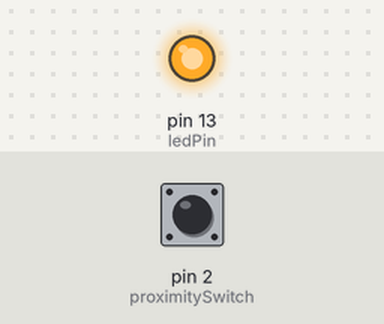
A sketch run on a simulated Arduino Uno, built with avr-gcc and run on an emulated ATmega328P. Shown: output pins drawn as LEDs (lit = HIGH). Inputs (shaded band) come from the test bench; at power-on: pin 2 (proximitySwitch) LOW.

Above: at 1.0 s.
Timing chart, 0 to 2.5 s (numbered marks = the images above):
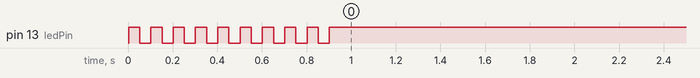

The sketch:

proximity_switch_2_fc-51_.ino
```cpp
const byte     proximitySwitch   = 2;     //пин с прирыванием
const byte     ledPin            = 13;    // номер вывода со светодиодом
byte           ledState          = LOW;
bool           input             = false;
const int      relePin           = 10;      //пин для реле
byte           releState         = LOW;
bool           powerOn           = false;
volatile bool  touch             = false;
//==========START==========
//void(* resetFunc) (void) = 0;
void powerShift(int _delay = 10)
{
  powerOn = !powerOn;
  if(powerOn){
    ledState = LOW;
    releState = HIGH;
  }
  else {
    ledState = HIGH;
    releState = LOW;
  }
  digitalWrite(ledPin,  ledState);
  digitalWrite(relePin, releState);

  delay(_delay);
}
void setup()
{
  pinMode(ledPin, OUTPUT);
  // настроить вывод кнопки на вход:
  pinMode(proximitySwitch, INPUT);

  digitalWrite(ledPin, HIGH);
  // прикрепить прерывание к вектору ISR
  attachInterrupt(0, pin_ISR, LOW);

  for(int i = 0; i < 19; i++){
    ledState = !ledState;
    digitalWrite(ledPin, ledState);
    delay(50);
  }

  digitalWrite(relePin,releState);
}

void loop()
{
  while (!touch)
    ;

  byte _read = digitalRead(2);
  while (!_read) {
    delay(500);
    _read = digitalRead(2);
  }
//  input = !digitalRead(proximitySwitch);
//  if(input){
//    powerShift();
//    int buffState = ledState;
//    while(!digitalRead(proximitySwitch)){
//      digitalWrite(ledPin, !buffState);
//      delay(100);
//      digitalWrite(ledPin, buffState);
//      delay(100);
//    }
//    digitalWrite(ledPin, ledState);
//  }

  delay(1000);
  touch = false;
  attachInterrupt(0, pin_ISR, LOW);
}
void pin_ISR()
{
  detachInterrupt(0);
  powerShift(50);
  touch = true;
}
```
